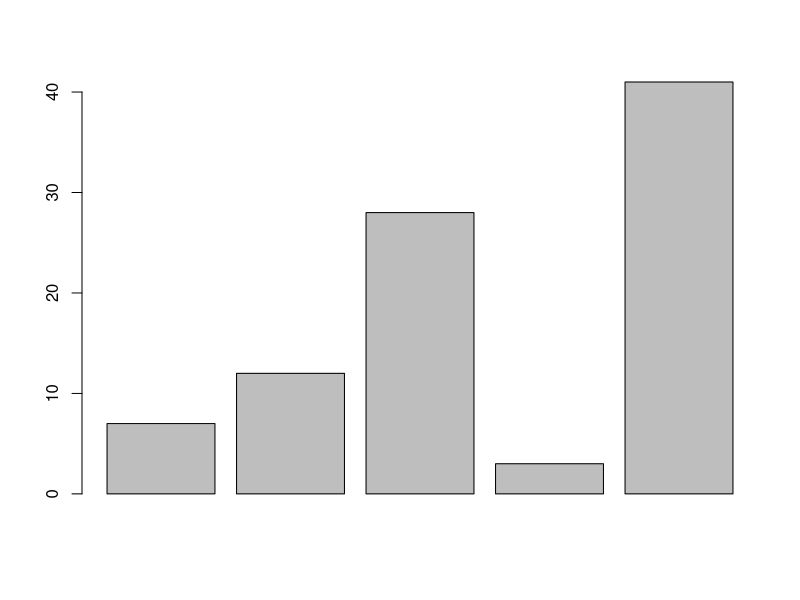
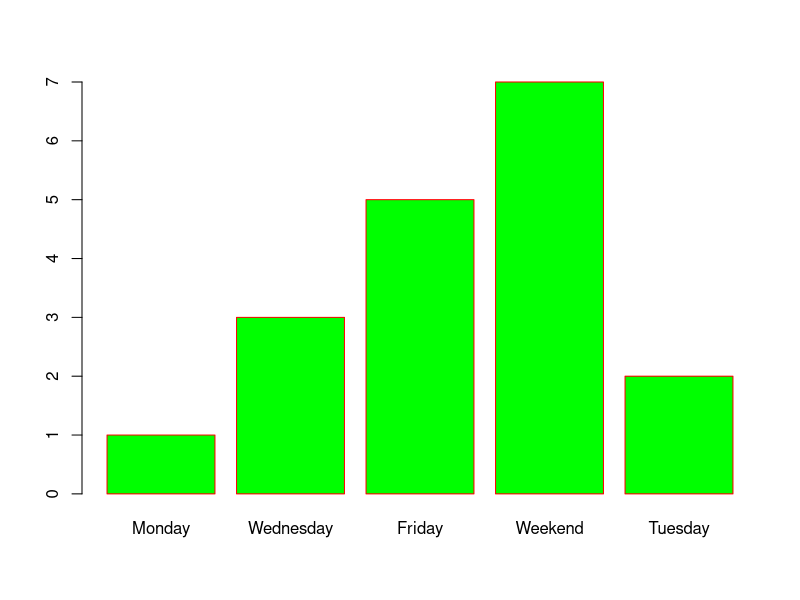
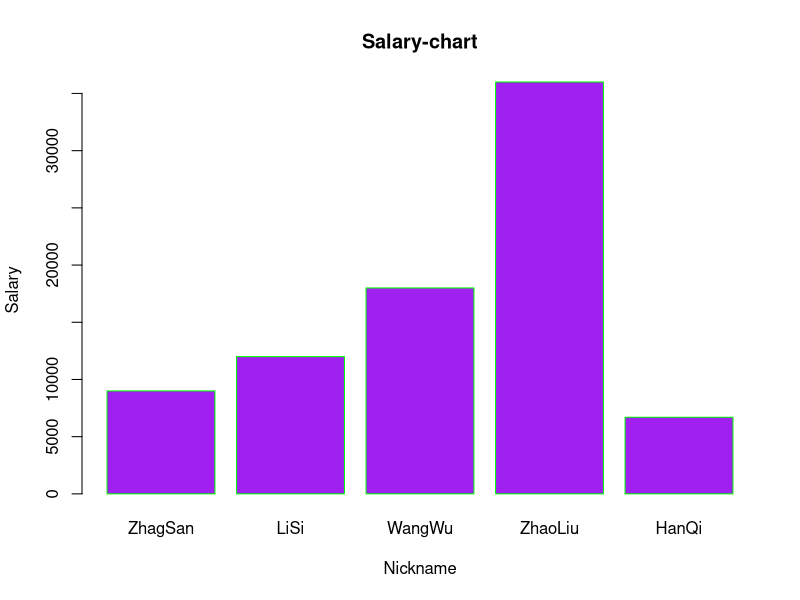
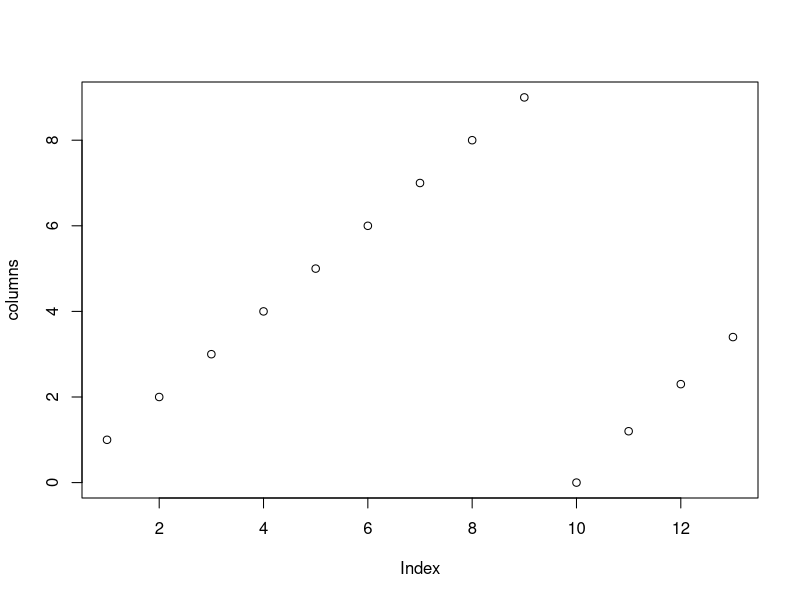
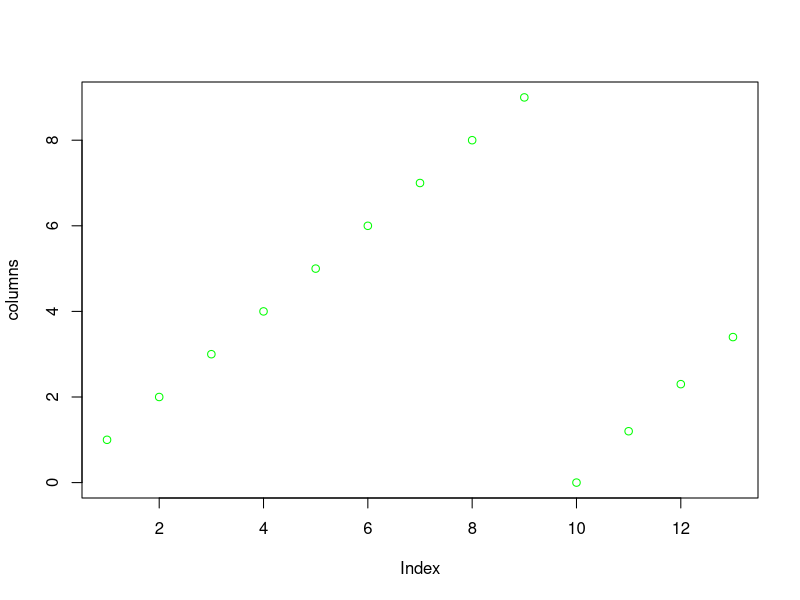
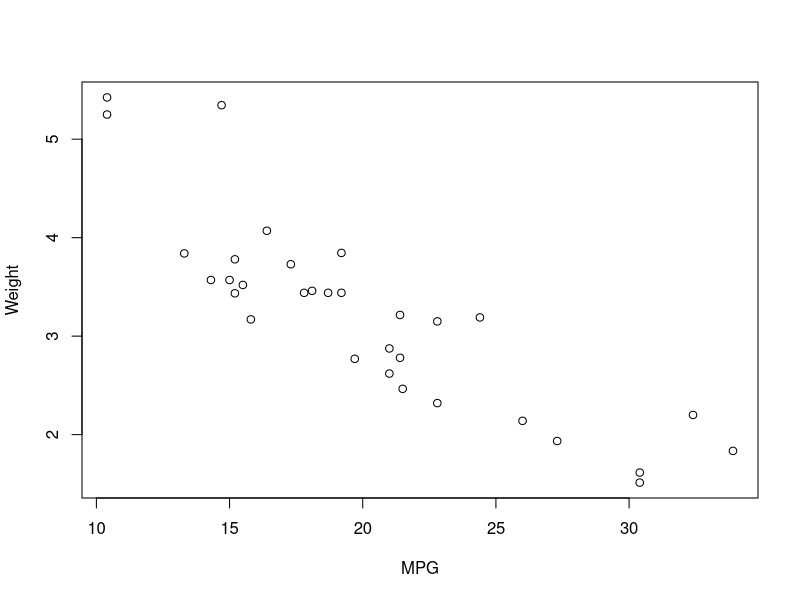
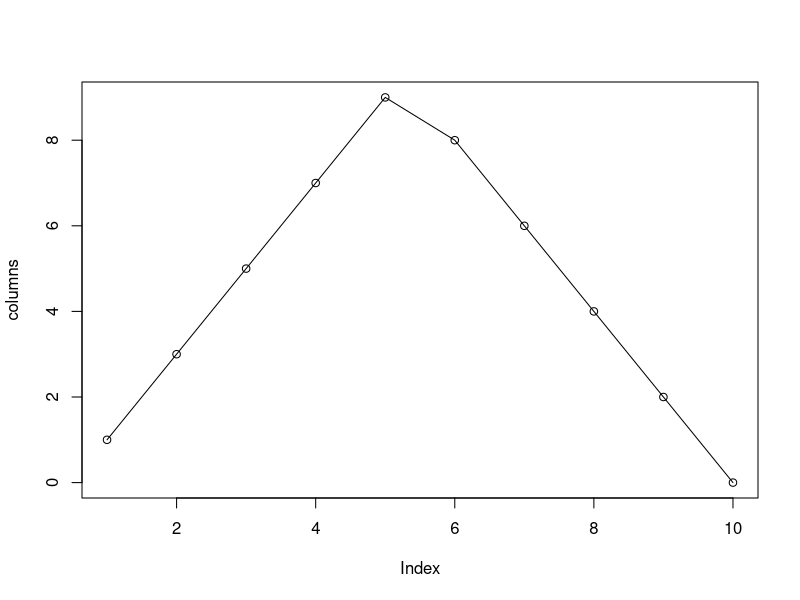
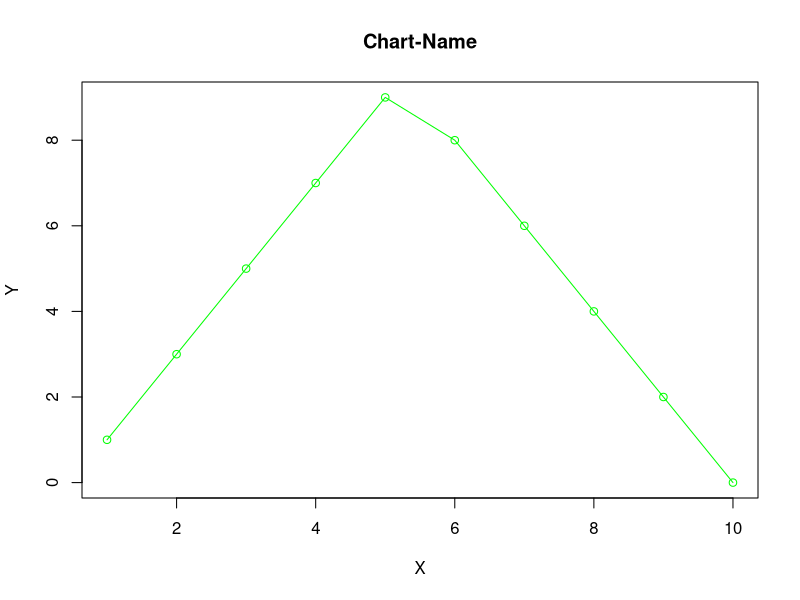

Recreate these plots in R, in order.
## ---- chunk 1
columns =  c(7,12,28,3,41)
barplot(columns)

## ---- chunk 2
columns = c(1, 3, 5, 7, 2)
names = c("Monday", "Wednesday", "Friday", "Weekend", "Tuesday")

barplot(columns, names.arg = names, col = "green", border = "red")
## ---- chunk 3
columns = c(9000, 12000, 18000, 36000, 6700)
names = c("ZhagSan", "LiSi", "WangWu", "ZhaoLiu", "HanQi")

barplot(columns, names.arg = names, xlab = "Nickname", ylab = "Salary", main = "Salary-chart", col = "purple", border = "green")
## ---- chunk 4
columns = c(1, 2, 3, 4, 5, 6, 7, 8, 9, 0, 1.2, 2.3, 3.4)
plot(columns)
## ---- chunk 5
columns = c(1, 2, 3, 4, 5, 6, 7, 8, 9, 0, 1.2, 2.3, 3.4)
plot(columns, col='green')
## ---- chunk 6
dataset = mtcars
plot(
  x = dataset$mpg,
  y = dataset$wt,
  xlab = "MPG",
  ylab = "Weight"
)
## ---- chunk 7
columns = c(1, 3, 5, 7, 9, 8, 6, 4, 2, 0)
plot(columns, type = "o")
## ---- chunk 8
columns = c(1, 3, 5, 7, 9, 8, 6, 4, 2, 0)
plot(columns, type = "o", col = "green", xlab = "X", ylab = "Y", main = "Chart-Name")
## ---- chunk 9
columns1 = c(1, 3, 5, 7, 9, 8, 6, 4, 2, 0)
columns2 = c(0, 1, 2, 3, 4, 5, 6, 7, 8, 9)
columns3 = c(9, 8, 7, 6, 5, 4, 3, 2, 1, 0)

# 画第一条线
plot(columns1, type="o", col="red")
lines(columns2, type="o", col="green")
lines(columns3, type="o", col="blue")
## ---- chunk 10
columns = c(0.4, 0.2, 0.25, 0.15)
names = c("HuaWei", "Xiaomi", "OPPO", "VIVO")
colors = c("red", "yellow", "green", "blue")


pie(
  x = columns,
  labels = names,
  col = colors,
  radius = 1,
  main = "Android phone percentage",
  clockwise = TRUE,
)
## ---- chunk 11
columns = c(0.4, 0.2, 0.25, 0.15)
names = c("HuaWei", "Xiaomi", "OPPO", "VIVO")
piepercent =  round(100*columns/sum(columns), 1)

# 先画饼状图
pie(
  x = columns,
  labels = piepercent,
  col = rainbow(length(columns)),
  radius = 0.7,
  main = "Android-phone-percentage-rainbow-style",
  clockwise = FALSE,
)

# 图例需要在饼状图画完之后调用，否则会报错
legend("topright", names, fill = rainbow(length(columns)))
